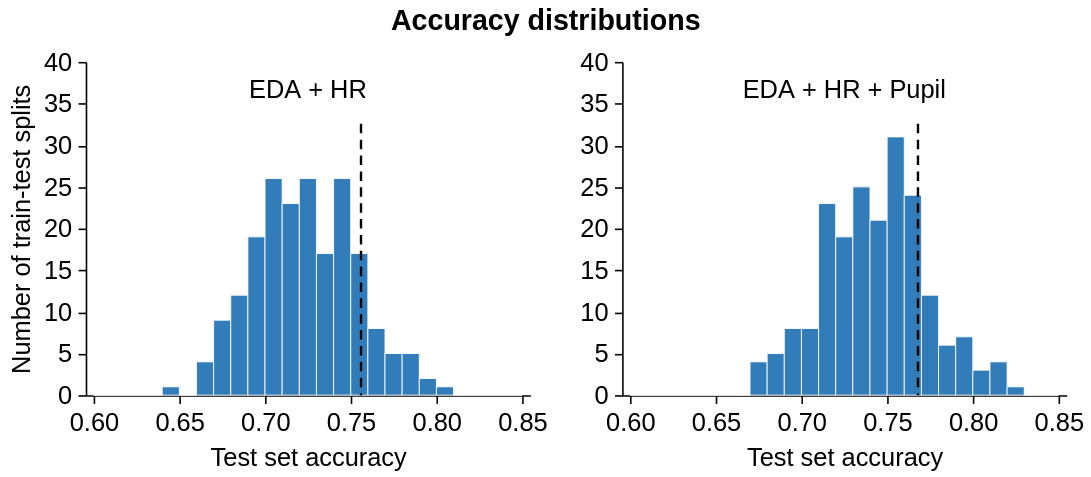

The notebook cell this image was saved under:
### Markdown cell above
## D — Accuracy distributions

Both stability analyses use the same 0.01-wide bins and shared axes. The dashed rules show the accuracy obtained with random seed 42.

### Code cell
accuracy_distributions = {
    "EDA + HR": extract_final_test_accuracies(
        load_results("results/experiment_eda_raw_heart_rate/stability_results.json")
    ),
    "EDA + HR + Pupil": extract_final_test_accuracies(
        load_results(
            "results/experiment_eda_raw_heart_rate_pupil/stability_results.json"
        )
    ),
}
reference_accuracies = {
    "EDA + HR": 0.756,
    "EDA + HR + Pupil": 0.768,
}

panel_d = plot_accuracy_distributions(
    accuracy_distributions,
    reference_accuracies,
    bin_width=0.01,
    width=280,
    height=210,
    title="Accuracy distributions",
)
style_figure(panel_d)

### Figure 1 — Vega-Lite specification as saved in the notebook (floating-point values rounded to 4 significant figures)
{"config": {"view": {"continuousWidth": 300, "continuousHeight": 300, "stroke": null}, "axis": {"domainColor": "black", "domainWidth": 1, "grid": false, "labelColor": "black", "labelFont": "Arial", "labelFontSize": 16, "labelPadding": 4, "tickColor": "black", "tickSize": 5, "titleColor": "black", "titleFont": "Arial", "titleFontSize": 16, "titleFontWeight": "normal", "titlePadding": 6}, "background": "white", "font": "Arial", "header": {"labelFont": "Arial", "labelFontSize": 18, "labelFontWeight": "bold", "titleFont": "Arial", "titleFontSize": 18}, "legend": {"labelFont": "Arial", "labelFontSize": 15, "titleFont": "Arial", "titleFontSize": 15, "titleFontWeight": "normal"}, "title": {"anchor": "middle", "color": "black", "font": "Arial", "fontSize": 18, "fontWeight": "bold", "offset": 8}}, "hconcat": [{"layer": [{"data": {"values": [{"bin_start": 0.6, "bin_end": 0.61, "count": 0}, {"bin_start": 0.61, "bin_end": 0.62, "count": 0}, {"bin_start": 0.62, "bin_end": 0.63, "count": 0}, {"bin_start": 0.63, "bin_end": 0.64, "count": 0}, {"bin_start": 0.64, "bin_end": 0.65, "count": 1}, {"bin_start": 0.65, "bin_end": 0.66, "count": 0}, {"bin_start": 0.66, "bin_end": 0.67, "count": 4}, {"bin_start": 0.67, "bin_end": 0.68, "count": 9}, {"bin_start": 0.68, "bin_end": 0.69, "count": 12}, {"bin_start": 0.69, "bin_end": 0.7, "count": 19}, {"bin_start": 0.7, "bin_end": 0.71, "count": 26}, {"bin_start": 0.71, "bin_end": 0.72, "count": 23}, {"bin_start": 0.72, "bin_end": 0.73, "count": 26}, {"bin_start": 0.73, "bin_end": 0.74, "count": 17}, {"bin_start": 0.74, "bin_end": 0.75, "count": 26}, {"bin_start": 0.75, "bin_end": 0.76, "count": 17}, {"bin_start": 0.76, "bin_end": 0.77, "count": 8}, {"bin_start": 0.77, "bin_end": 0.78, "count": 5}, {"bin_start": 0.78, "bin_end": 0.79, "count": 5}, {"bin_start": 0.79, "bin_end": 0.8, "count": 2}, {"bin_start": 0.8, "bin_end": 0.81, "count": 1}, {"bin_start": 0.81, "bin_end": 0.82, "count": 0}, {"bin_start": 0.82, "bin_end": 0.83, "count": 0}, {"bin_start": 0.83, "bin_end": 0.84, "count": 0}, {"bin_start": 0.84, "bin_end": 0.85, "count": 0}]}, "mark": {"type": "bar", "color": "#2171b5", "opacity": 0.92, "orient": "vertical", "stroke": "white", "strokeWidth": 0.6}, "encoding": {"tooltip": [{"field": "bin_start", "format": ".2f", "title": "From", "type": "quantitative"}, {"field": "bin_end", "format": ".2f", "title": "To", "type": "quantitative"}, {"field": "count", "title": "Count", "type": "quantitative"}], "x": {"axis": {"format": ".2f", "tickCount": 6}, "field": "bin_start", "scale": {"domain": [0.6, 0.85], "nice": false}, "title": "Test set accuracy", "type": "quantitative"}, "x2": {"field": "bin_end"}, "y": {"field": "count", "scale": {"domain": [0, 40.0], "nice": false}, "title": "Number of train-test splits", "type": "quantitative"}, "y2": {"datum": 0}}}, {"data": {"values": [{"reference": 0.756}]}, "mark": {"type": "rule", "color": "black", "strokeDash": [6, 4], "strokeWidth": 1.5}, "encoding": {"x": {"field": "reference", "scale": {"domain": [0.6, 0.85]}, "type": "quantitative"}, "y": {"value": 39}, "y2": {"value": 210}}}, {"data": {"values": [{"label": "EDA + HR"}]}, "mark": {"type": "text", "align": "center", "baseline": "top", "dy": 5, "font": "Arial", "fontSize": 16, "fontWeight": "normal"}, "encoding": {"text": {"field": "label", "type": "nominal"}, "x": {"value": 140.0}, "y": {"value": 5}}}], "height": 210, "width": 280}, {"layer": [{"data": {"values": [{"bin_start": 0.6, "bin_end": 0.61, "count": 0}, {"bin_start": 0.61, "bin_end": 0.62, "count": 0}, {"bin_start": 0.62, "bin_end": 0.63, "count": 0}, {"bin_start": 0.63, "bin_end": 0.64, "count": 0}, {"bin_start": 0.64, "bin_end": 0.65, "count": 0}, {"bin_start": 0.65, "bin_end": 0.66, "count": 0}, {"bin_start": 0.66, "bin_end": 0.67, "count": 0}, {"bin_start": 0.67, "bin_end": 0.68, "count": 4}, {"bin_start": 0.68, "bin_end": 0.69, "count": 5}, {"bin_start": 0.69, "bin_end": 0.7, "count": 8}, {"bin_start": 0.7, "bin_end": 0.71, "count": 8}, {"bin_start": 0.71, "bin_end": 0.72, "count": 23}, {"bin_start": 0.72, "bin_end": 0.73, "count": 19}, {"bin_start": 0.73, "bin_end": 0.74, "count": 25}, {"bin_start": 0.74, "bin_end": 0.75, "count": 21}, {"bin_start": 0.75, "bin_end": 0.76, "count": 31}, {"bin_start": 0.76, "bin_end": 0.77, "count": 24}, {"bin_start": 0.77, "bin_end": 0.78, "count": 12}, {"bin_start": 0.78, "bin_end": 0.79, "count": 6}, {"bin_start": 0.79, "bin_end": 0.8, "count": 7}, {"bin_start": 0.8, "bin_end": 0.81, "count": 3}, {"bin_start": 0.81, "bin_end": 0.82, "count": 4}, {"bin_start": 0.82, "bin_end": 0.83, "count": 1}, {"bin_start": 0.83, "bin_end": 0.84, "count": 0}, {"bin_start": 0.84, "bin_end": 0.85, "count": 0}]}, "mark": {"type": "bar", "color": "#2171b5", "opacity": 0.92, "orient": "vertical", "stroke": "white", "strokeWidth": 0.6}, "encoding": {"tooltip": [{"field": "bin_start", "format": ".2f", "title": "From", "type": "quantitative"}, {"field": "bin_end", "format": ".2f", "title": "To", "type": "quantitative"}, {"field": "count", "title": "Count", "type": "quantitative"}], "x": {"axis": {"format": ".2f", "tickCount": 6}, "field": "bin_start", "scale": {"domain": [0.6, 0.85], "nice": false}, "title": "Test set accuracy", "type": "quantitative"}, "x2": {"field": "bin_end"}, "y": {"field": "count", "scale": {"domain": [0, 40.0], "nice": false}, "title": null, "type": "quantitative"}, "y2": {"datum": 0}}}, {"data": {"values": [{"reference": 0.768}]}, "mark": {"type": "rule", "color": "black", "strokeDash": [6, 4], "strokeWidth": 1.5}, "encoding": {"x": {"field": "reference", "scale": {"domain": [0.6, 0.85]}, "type": "quantitative"}, "y": {"value": 39}, "y2": {"value": 210}}}, {"data": {"values": [{"label": "EDA + HR + Pupil"}]}, "mark": {"type": "text", "align": "center", "baseline": "top", "dy": 5, "font": "Arial", "fontSize": 16, "fontWeight": "normal"}, "encoding": {"text": {"field": "label", "type": "nominal"}, "x": {"value": 140.0}, "y": {"value": 5}}}], "height": 210, "width": 280}], "resolve": {"scale": {"x": "shared", "y": "shared"}}, "spacing": 20, "title": {"text": "Accuracy distributions", "anchor": "middle"}, "$schema": "https://vega.github.io/schema/vega-lite/v6.4.1.json"}
